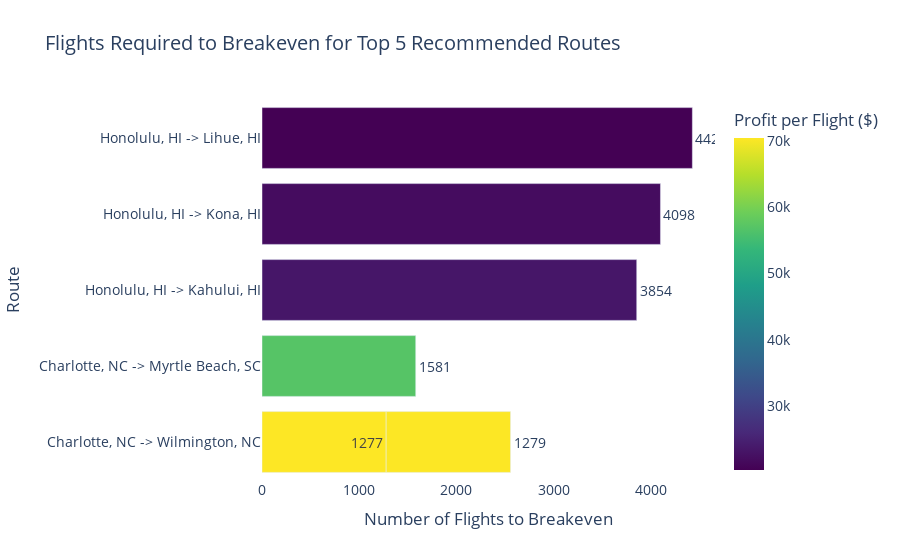

Notebook cell for this chart:
### Code cell
import plotly.express as px

# Bar chart for breakeven flights
fig = px.bar(
    breakeven_summary.sort_values(by='BREAKEVEN_FLIGHTS'),
    x='BREAKEVEN_FLIGHTS',
    y='ROUTE_NAME_CITY',
    orientation='h',
    text='BREAKEVEN_FLIGHTS',
    color='PROFIT_PER_FLIGHT',  # Optional: Color based on profitability
    color_continuous_scale='viridis',
    labels={'BREAKEVEN_FLIGHTS': 'Flights to Breakeven', 'ROUTE_NAME_CITY': 'Route'},
    title='Flights Required to Breakeven for Top 5 Recommended Routes'
)

fig.update_layout(
    xaxis_title='Number of Flights to Breakeven',
    yaxis_title='Route',
    coloraxis_colorbar=dict(title="Profit per Flight ($)"),
    font=dict(size=14),
    plot_bgcolor='white'
)

fig.update_traces(texttemplate='%{text:.0f}', textposition='outside')
fig.show()

### Figure 1 — Plotly figure (JSON) as saved in the notebook; plotly's stock layout.template omitted (floating-point values rounded to 4 significant figures)
{"data": [{"alignmentgroup": "True", "hovertemplate": "Flights to Breakeven=%{text}<br>Route=%{y}<br>PROFIT_PER_FLIGHT=%{marker.color}<extra></extra>", "legendgroup": "", "marker": {"color": [70460.0, 70370.0, 56940.0, 23350.0, 21960.0, 20330.0], "coloraxis": "coloraxis", "pattern": {"shape": ""}}, "name": "", "offsetgroup": "", "orientation": "h", "showlegend": false, "text": [1277, 1279, 1581, 3854, 4098, 4426], "textposition": "outside", "texttemplate": "%{text:.0f}", "type": "bar", "x": [1277, 1279, 1581, 3854, 4098, 4426], "xaxis": "x", "y": ["Charlotte, NC -> Wilmington, NC", "Charlotte, NC -> Wilmington, NC", "Charlotte, NC -> Myrtle Beach, SC", "Honolulu, HI -> Kahului, HI", "Honolulu, HI -> Kona, HI", "Honolulu, HI -> Lihue, HI"], "yaxis": "y"}], "layout": {"barmode": "relative", "coloraxis": {"colorbar": {"title": {"text": "Profit per Flight ($)"}}, "colorscale": [[0, "#440154"], [0.1111, "#482878"], [0.2222, "#3e4989"], [0.3333, "#31688e"], [0.4444, "#26828e"], [0.5556, "#1f9e89"], [0.6667, "#35b779"], [0.7778, "#6ece58"], [0.8889, "#b5de2b"], [1, "#fde725"]]}, "font": {"size": 14}, "legend": {"tracegroupgap": 0}, "plot_bgcolor": "white", "title": {"text": "Flights Required to Breakeven for Top 5 Recommended Routes"}, "xaxis": {"anchor": "y", "domain": [0, 1], "title": {"text": "Number of Flights to Breakeven"}}, "yaxis": {"anchor": "x", "domain": [0, 1], "title": {"text": "Route"}}}}
